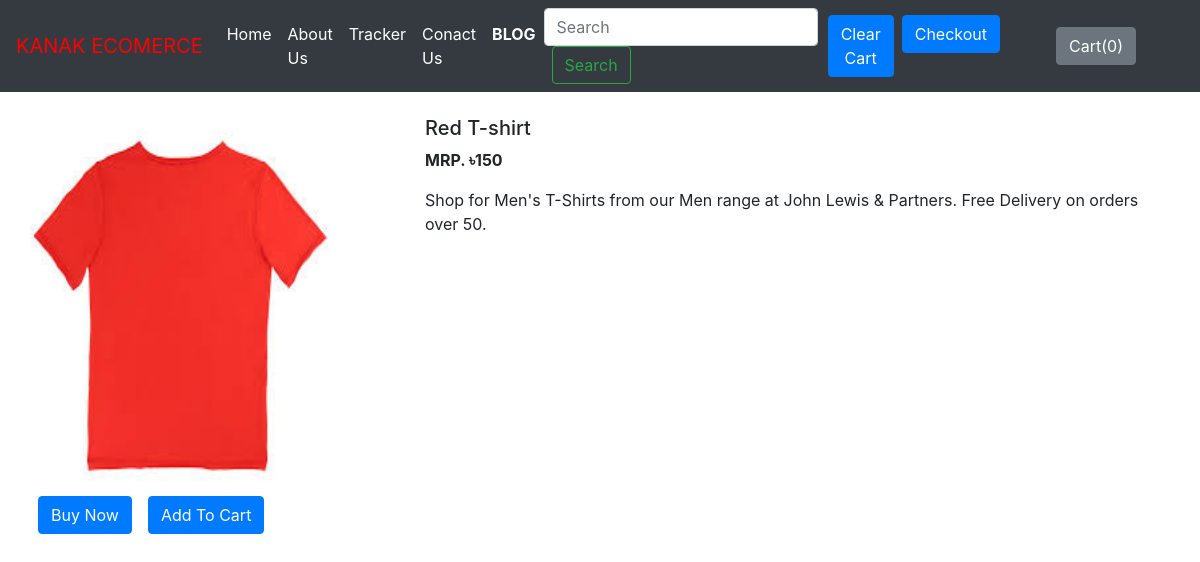
The page /shop/products/4 on the database its author committed.
### shop/models.py (models this page shows, shortened)
class Product(models.Model):
    product_id=models.AutoField
    product_name=models.CharField(max_length=50)
    category=models.CharField(max_length=50,default="")
    subcategory=models.CharField(max_length=50,default="")
    price=models.IntegerField(default=0)
    desc=models.CharField(max_length=300)
    pub_date=models.DateField()
    image=models.ImageField(upload_to="shop/images",default="")

### shop/views.py (the view)
# urls.py: path('products/<int:myid>',views.productview,name='ProductView'),
def productview(request,myid):
    product=Product.objects.filter(id=myid)
    return render(request,'shop/prodView.html',{'product':product[0]})

### shop/templates/shop/prodView.html (shortened to what this page needs)
{% extends 'shop/basic.html'%}
{% block body %}
<div class="container my-4" >
    <div class="row">
    <div class="col-md-4">
        <div class="row">
           <img src="/media/{{product.image}}" height="380px" width="300px">
        </div>
        <div class="row">
            <button class="btn btn-primary mx-2 ">Buy Now</button>
            <button class="btn btn-primary mx-2">Add To Cart</button>
        </div>
    </div>
    <div class="col-md-8">
        <h5>{{ product.product_name }}</h5>
        <p><b>MRP. ৳{{ product.price }}</b></p>
        <p>{{ product.desc }}</p>
    </div>
    </div>
</div>
{% endblock %}

### rows shown on the page
Product: image (picture), product_name "Red T-shirt", price "150", desc "Shop for Men's T-Shirts from our Men range at John Lewis & Partners. Free Delivery on orders over 50."
